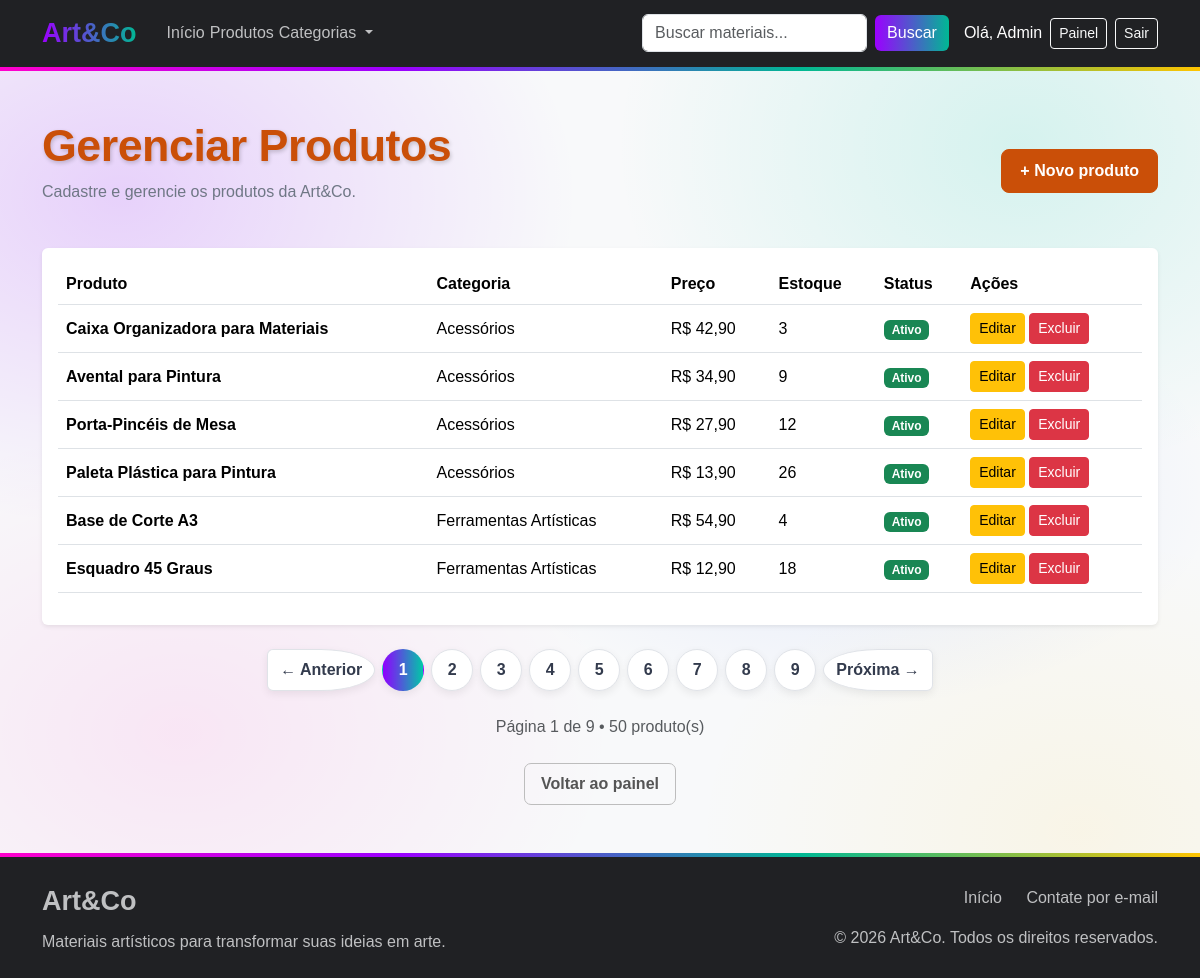
Page /admin/produtos/index.php (signed in) on the committed database.
### tables this page shows
CREATE TABLE `produtos` (
  `id` int(11) NOT NULL,
  `nome` varchar(150) NOT NULL,
  `descricao` text DEFAULT NULL,
  `preco` decimal(10,2) NOT NULL DEFAULT 0.00,
  `estoque` int(11) NOT NULL DEFAULT 0,
  `categoria_id` int(11) NOT NULL,
  `ativo` tinyint(1) NOT NULL DEFAULT 1
);

CREATE TABLE `categorias` (
  `id` int(11) NOT NULL,
  `nome` varchar(100) NOT NULL,
  `descricao` varchar(255) DEFAULT NULL
);

### admin/produtos/index.php (the view, shortened to what this page needs)
<?php
require_once "../../config.php";
$produtosPorPagina = 6;
$paginaAtual = filter_input(
    INPUT_GET,
    "pagina",
    FILTER_VALIDATE_INT
);
if ($paginaAtual === false || $paginaAtual === null || $paginaAtual < 1) {
    $paginaAtual = 1;
}
$produtos = [];
$totalProdutos = 0;
$totalPaginas = 1;
try {
    $sqlTotal = "
        SELECT COUNT(*)
        FROM produtos
    ";
    $stmtTotal = $pdo->query($sqlTotal);
    $totalProdutos = (int) $stmtTotal->fetchColumn();
    $totalPaginas = max(
        1,
        (int) ceil($totalProdutos / $produtosPorPagina)
    );
    $offset = ($paginaAtual - 1) * $produtosPorPagina;
    $sql = "
        SELECT
            p.id,
            p.nome,
            p.preco,
            p.estoque,
            p.ativo,
            c.nome AS categoria
        FROM produtos p
        INNER JOIN categorias c
            ON p.categoria_id = c.id
        ORDER BY p.id DESC
        LIMIT $produtosPorPagina
        OFFSET $offset
    ";
    $stmt = $pdo->prepare($sql);
    $stmt->execute();
    $produtos = $stmt->fetchAll(PDO::FETCH_ASSOC);
} catch (PDOException $e) {
    $produtos = [];
    $totalProdutos = 0;
    $totalPaginas = 1;
    $paginaAtual = 1;
    $mensagemErro = "Não foi possível carregar os produtos.";
}
?>
<!DOCTYPE html>
<html lang="pt-BR">
<head>
    <link
        href="https://cdn.jsdelivr.net/npm/bootstrap@5.3.8/dist/css/bootstrap.min.css"
        rel="stylesheet"
    >
    <link
        rel="stylesheet"
        href="../../src/css/style.css"
    >
</head>
<body>
<?php
require_once "../../componentes/navbar.php";
?>
<main class="container py-5">
    <div class="d-flex justify-content-between align-items-center mb-4">
        <div>
            <h1 class="titulo-pagina">
                Gerenciar Produtos
            </h1>
            <p class="subtitulo-pagina">
                Cadastre e gerencie os produtos da Art&Co.
            </p>
        </div>
        <a
            href="cadastrar.php"
            class="btn btn-artco"
        >
            + Novo produto
        </a>
    </div>
    <?php if (count($produtos) > 0): ?>
        <div class="card shadow-sm border-0">
            <div class="card-body">
                <div class="table-responsive">
                    <table class="table align-middle">
                        <thead>
                            <tr>
                                <th>Produto</th>
                                <th>Categoria</th>
                                <th>Preço</th>
                                <th>Estoque</th>
                                <th>Status</th>
                                <th>Ações</th>
                            </tr>
                        </thead>
                        <tbody>
                        <?php foreach ($produtos as $produto): ?>
                            <tr>
                                <td>
                                    <strong>
                                        <?= htmlspecialchars($produto["nome"]) ?>
                                    </strong>
                                </td>
                                <td>
                                    <?= htmlspecialchars($produto["categoria"]) ?>
                                </td>
                                <td>
                                    R$
                                    <?= number_format(
                                        $produto["preco"],
                                        2,
                                        ",",
                                        "."
                                    ) ?>
                                </td>
                                <td>
                                    <?= (int) $produto["estoque"] ?>
                                </td>
                                <td>
                                    <?php if ($produto["ativo"]): ?>
                                        <span class="badge bg-success">
                                            Ativo
                                        </span>
                                    <?php else: ?>
                                        <span class="badge bg-secondary">
                                            Inativo
                                        </span>
                                    <?php endif; ?>
                                </td>
                                <td>
                                    <a
                                        href="editar.php?id=<?= (int) $produto["id"] ?>"
                                        class="btn btn-sm btn-warning"
                                    >
                                        Editar
                                    </a>
                                    <form
                                        action="excluir.php"
                                        method="POST"
                                        class="d-inline"
                                        onsubmit="return confirm('Tem certeza que deseja excluir este produto?');"
                                    >
                                        <button
                                            type="submit"
                                            class="btn btn-sm btn-danger"
                                        >
                                            Excluir
                                        </button>
                                    </form>
                                </td>
                            </tr>
                        <?php endforeach; ?>
                        </tbody>
                    </table>
                </div>
            </div>
        </div>
        <?php if ($totalPaginas > 1): ?>
            <nav
                class="d-flex justify-content-center mt-4"
                aria-label="Navegação dos produtos"
            >
                <ul class="pagination">
                    <li
                        class="page-item <?= $paginaAtual <= 1 ? "disabled" : "" ?>"
                    >
                        <a
                            class="page-link"
                            href="?pagina=<?= $paginaAtual - 1 ?>"
                        >
                            ← Anterior
                        </a>
                    </li>
                    <?php for (
                        $pagina = 1;
                        $pagina <= $totalPaginas;
                        $pagina++
                    ): ?>
                        <li
                            class="page-item <?= $pagina === $paginaAtual ? "active" : "" ?>"
                        >
                            <a
                                class="page-link"
                                href="?pagina=<?= $pagina ?>"
                            >
                                <?= $pagina ?>
                            </a>
                        </li>
                    <?php endfor; ?>
                    <li
                        class="page-item <?= $paginaAtual >= $totalPaginas ? "disabled" : "" ?>"
                    >
                        <a
                            class="page-link"
                            href="?pagina=<?= $paginaAtual + 1 ?>"
                        >
                            Próxima →
                        </a>
                    </li>
                </ul>
            </nav>
            <p class="text-center text-muted mt-2">
                Página <?= $paginaAtual ?>
                de <?= $totalPaginas ?>
                •
                <?= $totalProdutos ?> produto(s)
            </p>
        <?php endif; ?>
    <?php else: ?>
        <div class="alert alert-info text-center">
            Nenhum produto cadastrado.
        </div>
    <?php endif; ?>
    <div class="text-center mt-4">
        <a
            href="../../painel.php"
            class="btn btn-voltar"
        >
            Voltar ao painel
        </a>
    </div>
</main>
<?php
require_once "../../componentes/footer.php";
?>
</body>
</html>

### src/css/style.css (style rules this page uses)
:root { --artco-fundo: #f8f9fa; --artco-roxo: #8f00ff; --artco-verde: #00c9a7; --artco-azul: #265eff; --artco-rosa: #ff00b4; --artco-amarelo: #ffc107; --artco-titulo: #ca4f08; --artco-subtitulo: #6f7785; }
.titulo-pagina { color: var(--artco-titulo); font-size: 2.8rem; font-weight: 800; letter-spacing: -0.5px; margin-bottom: 8px; text-shadow: 1px 2px 4px rgba(0, 0, 0, 0.20); }
.subtitulo-pagina { color: var(--artco-subtitulo); font-size: 1rem; margin-bottom: 20px; }
.pagination { gap: 8px; }
.pagination .page-link { display: flex; align-items: center; justify-content: center; min-width: 42px; height: 42px; border: 1px solid #e0e3e8; border-radius: 50%; background-color: #ffffff; color: #333b4d; font-weight: 600; box-shadow: 0 3px 8px rgba(0, 0, 0, 0.07); transition: all 0.2s ease; }
.pagination .page-item.active .page-link { background: linear-gradient( 90deg, #8f00ff, #00c9a7 ); border-color: transparent; color: #ffffff; }
main { flex: 1; }
.btn-artco { background-color: var(--artco-titulo); color: #fff; border: 1px solid var(--artco-titulo); font-weight: 600; padding: 9px 18px; border-radius: 8px; transition: all 0.2s ease; }
.btn-voltar { background-color: transparent; border: 1px solid #bdbdbd; color: #555; font-weight: 600; padding: 8px 16px; border-radius: 7px; transition: all 0.2s ease; }

### rows in the picture
produtos: nome "Caixa Organizadora para Materiais", categoria.nome "Acessórios", preco "42,90", estoque "3", ativo "Ativo"
produtos: nome "Avental para Pintura", categoria.nome "Acessórios", preco "34,90", estoque "9", ativo "Ativo"
produtos: nome "Porta-Pincéis de Mesa", categoria.nome "Acessórios", preco "27,90", estoque "12", ativo "Ativo"
produtos: nome "Paleta Plástica para Pintura", categoria.nome "Acessórios", preco "13,90", estoque "26", ativo "Ativo"
produtos: nome "Base de Corte A3", categoria.nome "Ferramentas Artísticas", preco "54,90", estoque "4", ativo "Ativo"
produtos: nome "Esquadro 45 Graus", categoria.nome "Ferramentas Artísticas", preco "12,90", estoque "18", ativo "Ativo"

### other values in the picture
$nomeUsuario "Admin"
$paginaAtual "1"
$totalPaginas "9"
$totalProdutos "50"
